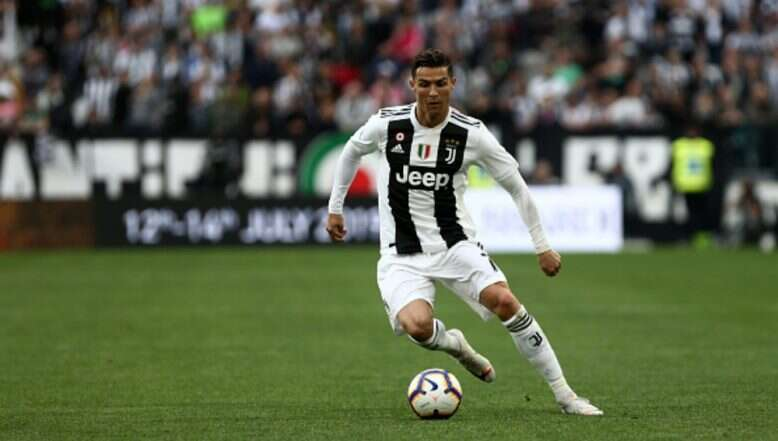
#> input picture Chapter 05/ch 05-01/ronaldo.jpg, 778 x 441 px
$ jupyter execute notebook.ipynb
#> lines starting #> are read from the running program, lines starting #| are printed output that depends on the picture; after the words box and inside, x2 and y2 are one past the last pixel; in counts of white or black regions, pixels touching at a corner belong together
[cell 1]
import cv2 as cv
import numpy as np
import matplotlib.pyplot as plt

img = cv.imread('ronaldo.jpg', cv.IMREAD_COLOR)
#> img is the input picture: shape (441, 778, 3); mean B, G, R 75.9, 101.5, 92.4

hsv = cv.cvtColor(img, cv.COLOR_BGR2HSV)
#> hsv: shape (441, 778, 3); mean H, S, V 59.6, 88.9, 105.9

lower_blue = np.array([35,50,50])
upper_blue = np.array([50,255,255])

mask = cv.inRange(hsv, lower_blue, upper_blue)
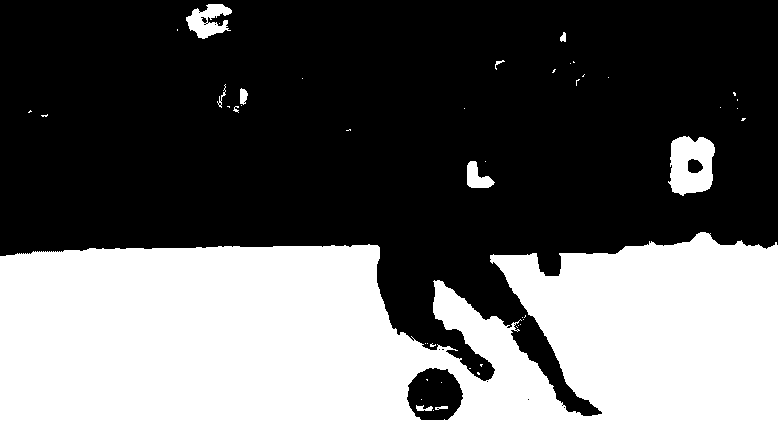
#> mask: shape (441, 778); 40.4% white; 48 white regions (37 under 20 px), largest, box (x1, y1, x2, y2) and area: (0, 232, 778, 441) 134671, (668, 136, 715, 196) 2085, (186, 4, 232, 39) 918

res = cv.bitwise_and(img,img, mask=mask)
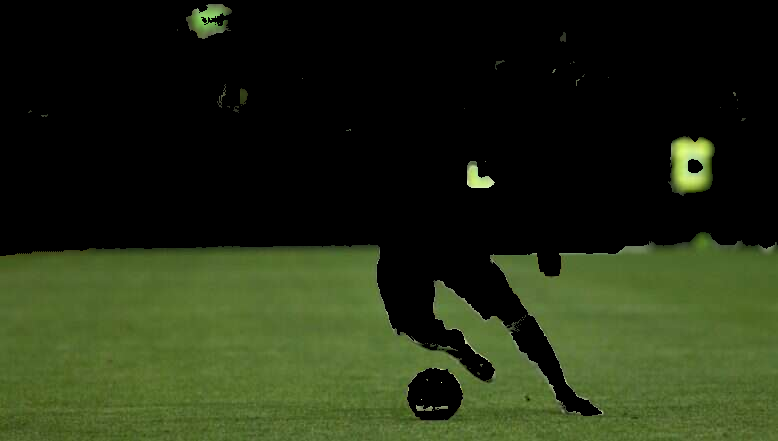
#> res: shape (441, 778, 3); mean B, G, R 20, 44.5, 34.9

plt.subplot(1,2,1), plt.imshow(img[:,:,::-1])
plt.subplot(1,2,2), plt.imshow(res[:,:,::-1])
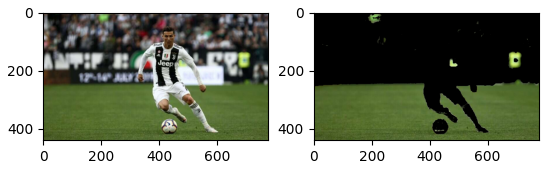
#> figure drawn by matplotlib, 2 panels
